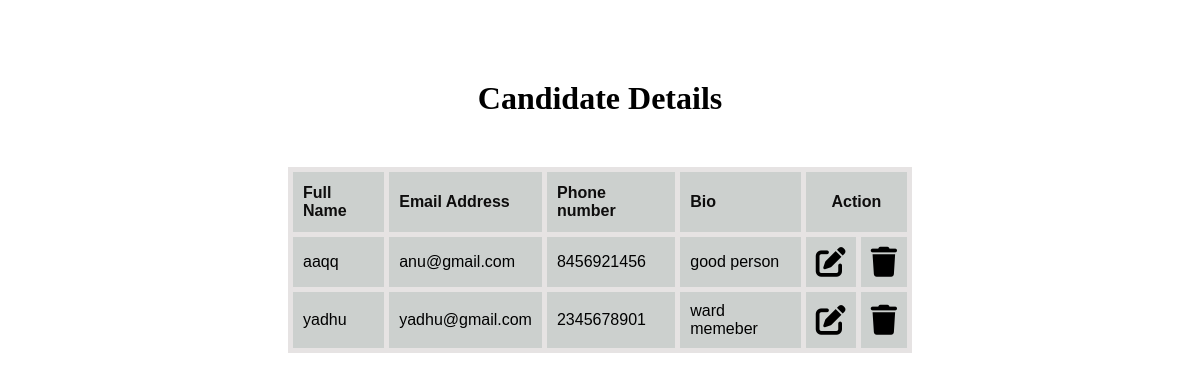
The app's page /admin_candidate_view, older data.
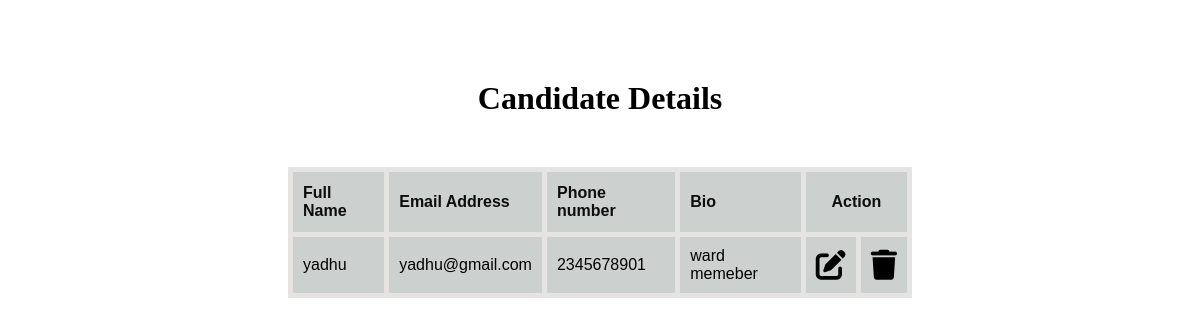
The same page, newer data.
### Voting/models.py (models this page shows)
class Candidate(models.Model):
    fullname=models.CharField(max_length=20)
    email=models.EmailField(max_length=20)
    phone=models.CharField(max_length=12)
    bio=models.TextField()

### Voting/views.py (the view)
# urls.py: path('admin_candidate_view',views.admin_candidate_view,name="admin_candidate_view"),
def admin_candidate_view(request):
    candidates=Candidate.objects.all()
    return render(request,'admin_candidate_view.html',{'candidates':candidates})

### Voting/templates/admin_candidate_view.html (shortened to what this page needs)
<!DOCTYPE html>
<html lang="en">
<head>
</head>
{% load static %}
<link rel="stylesheet" href="{% static 'user.css' %}">
<link rel="stylesheet" href="https://cdnjs.cloudflare.com/ajax/libs/font-awesome/6.0.0/css/all.min.css"><body>
    <div class="container">
        <h1>Candidate Details</h1>
        <table id="customers" border="1">
            <thead>
                <th> Full Name</th>
                <th> Email Address</th>
                <th> Phone number</th>
                <th> Bio</th>
                <th colspan="2" id="mid">Action</th>
            </thead>
            {% for i in candidates %}
            <tr>
                <td>{{i.fullname}}</td>
                <td>{{i.email}}</td>
                <td>{{i.phone}}</td>
                <td>{{i.bio}}</td>
                <td>
                    <a href="updates/{{i.id}}"><i class="fas fa-edit"></i></a>
                </td>
                <td>
                    <a href="deletes/{{i.id}}"><i class="fa-solid fa-trash"></i></a>
                </td>
            </tr>
            {% endfor %}
        </table>
    </div>
</body>
</html>

Row changes from the older to the newer data that the page shows:
removed Candidate: fullname "aaqq", email "anu@gmail.com", phone "8456921456", bio "good person"
